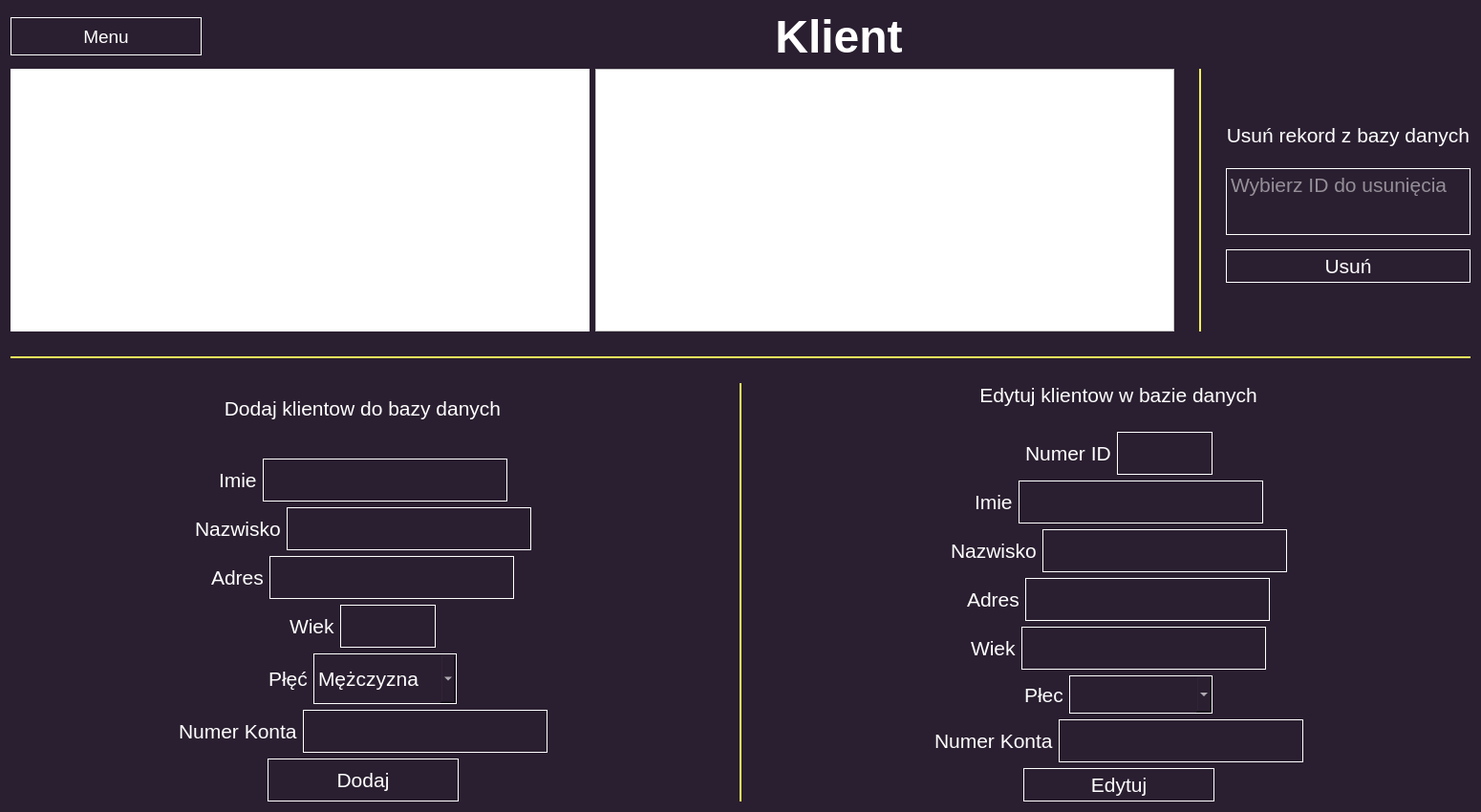
<?xml version="1.0" encoding="UTF-8"?>
<ui version="4.0">
 <class>OknoKlient</class>
 <widget class="QDialog" name="OknoKlient">
  <property name="geometry">
   <rect>
    <x>0</x>
    <y>0</y>
    <width>1550</width>
    <height>850</height>
   </rect>
  </property>
  <property name="minimumSize">
   <size>
    <width>0</width>
    <height>800</height>
   </size>
  </property>
  <property name="windowTitle">
   <string>Dialog</string>
  </property>
  <property name="styleSheet">
   <string notr="true">background-color: rgb(42, 31, 48);
color: white;

</string>
  </property>
  <layout class="QVBoxLayout" name="verticalLayout">
   <item>
    <layout class="QHBoxLayout" name="TytulLayout">
     <item>
      <widget class="QPushButton" name="menuButton">
       <property name="minimumSize">
        <size>
         <width>80</width>
         <height>40</height>
        </size>
       </property>
       <property name="maximumSize">
        <size>
         <width>200</width>
         <height>16777215</height>
        </size>
       </property>
       <property name="font">
        <font>
         <pointsize>14</pointsize>
        </font>
       </property>
       <property name="styleSheet">
        <string notr="true">border: 1px solid white;

cursor: pointer;</string>
       </property>
       <property name="text">
        <string>Menu</string>
       </property>
      </widget>
     </item>
     <item>
      <widget class="QLabel" name="label">
       <property name="minimumSize">
        <size>
         <width>400</width>
         <height>50</height>
        </size>
       </property>
       <property name="font">
        <font>
         <pointsize>36</pointsize>
         <weight>75</weight>
         <bold>true</bold>
        </font>
       </property>
       <property name="autoFillBackground">
        <bool>false</bool>
       </property>
       <property name="text">
        <string>Klient</string>
       </property>
       <property name="alignment">
        <set>Qt::AlignCenter</set>
       </property>
      </widget>
     </item>
    </layout>
   </item>
   <item>
    <layout class="QHBoxLayout" name="WyswietlUsunLayout">
     <item>
      <layout class="QHBoxLayout" name="WyswietlLayout">
       <item>
        <widget class="QListWidget" name="tableKlienci">
         <property name="enabled">
          <bool>true</bool>
         </property>
         <property name="minimumSize">
          <size>
           <width>600</width>
           <height>250</height>
          </size>
         </property>
         <property name="font">
          <font>
           <pointsize>14</pointsize>
          </font>
         </property>
         <property name="styleSheet">
          <string notr="true">color: black;
background-color: white;
text-align: center;
</string>
         </property>
         <property name="frameShape">
          <enum>QFrame::NoFrame</enum>
         </property>
         <property name="verticalScrollBarPolicy">
          <enum>Qt::ScrollBarAsNeeded</enum>
         </property>
         <property name="sizeAdjustPolicy">
          <enum>QAbstractScrollArea::AdjustIgnored</enum>
         </property>
         <property name="alternatingRowColors">
          <bool>false</bool>
         </property>
        </widget>
       </item>
       <item>
        <widget class="QListWidget" name="tableZamowieniaKlientow">
         <property name="minimumSize">
          <size>
           <width>350</width>
           <height>0</height>
          </size>
         </property>
         <property name="styleSheet">
          <string notr="true">color: black;
background-color: white;
text-align: center;
</string>
         </property>
        </widget>
       </item>
      </layout>
     </item>
     <item>
      <spacer name="WyswietlUsunLewySpacer">
       <property name="orientation">
        <enum>Qt::Horizontal</enum>
       </property>
       <property name="sizeType">
        <enum>QSizePolicy::Preferred</enum>
       </property>
       <property name="sizeHint" stdset="0">
        <size>
         <width>20</width>
         <height>20</height>
        </size>
       </property>
      </spacer>
     </item>
     <item>
      <widget class="QGroupBox" name="ZlotaWstawkaWyswietlUsun">
       <property name="minimumSize">
        <size>
         <width>2</width>
         <height>0</height>
        </size>
       </property>
       <property name="maximumSize">
        <size>
         <width>2</width>
         <height>16777215</height>
        </size>
       </property>
       <property name="styleSheet">
        <string notr="true">border: 1px solid rgb(240, 240, 93);</string>
       </property>
       <layout class="QHBoxLayout" name="horizontalLayout_8"/>
      </widget>
     </item>
     <item>
      <spacer name="WyswietlUsunPrawySpacer">
       <property name="orientation">
        <enum>Qt::Horizontal</enum>
       </property>
       <property name="sizeType">
        <enum>QSizePolicy::Preferred</enum>
       </property>
       <property name="sizeHint" stdset="0">
        <size>
         <width>20</width>
         <height>20</height>
        </size>
       </property>
      </spacer>
     </item>
     <item>
      <layout class="QVBoxLayout" name="UsunLabel">
       <item>
        <spacer name="verticalSpacer_2">
         <property name="orientation">
          <enum>Qt::Vertical</enum>
         </property>
         <property name="sizeType">
          <enum>QSizePolicy::Preferred</enum>
         </property>
         <property name="sizeHint" stdset="0">
          <size>
           <width>20</width>
           <height>40</height>
          </size>
         </property>
        </spacer>
       </item>
       <item>
        <widget class="QLabel" name="label_2">
         <property name="maximumSize">
          <size>
           <width>16777215</width>
           <height>40</height>
          </size>
         </property>
         <property name="font">
          <font>
           <pointsize>16</pointsize>
          </font>
         </property>
         <property name="text">
          <string>Usuń rekord z bazy danych</string>
         </property>
         <property name="alignment">
          <set>Qt::AlignCenter</set>
         </property>
        </widget>
       </item>
       <item>
        <widget class="QTextEdit" name="usunId">
         <property name="sizePolicy">
          <sizepolicy hsizetype="Minimum" vsizetype="Fixed">
           <horstretch>0</horstretch>
           <verstretch>0</verstretch>
          </sizepolicy>
         </property>
         <property name="minimumSize">
          <size>
           <width>20</width>
           <height>40</height>
          </size>
         </property>
         <property name="maximumSize">
          <size>
           <width>16777215</width>
           <height>70</height>
          </size>
         </property>
         <property name="font">
          <font>
           <pointsize>16</pointsize>
          </font>
         </property>
         <property name="styleSheet">
          <string notr="true">border: 1px solid white</string>
         </property>
         <property name="placeholderText">
          <string notr="true">Wybierz ID do usunięcia</string>
         </property>
        </widget>
       </item>
       <item>
        <widget class="QPushButton" name="usunButton">
         <property name="sizePolicy">
          <sizepolicy hsizetype="Minimum" vsizetype="Fixed">
           <horstretch>0</horstretch>
           <verstretch>35</verstretch>
          </sizepolicy>
         </property>
         <property name="minimumSize">
          <size>
           <width>0</width>
           <height>35</height>
          </size>
         </property>
         <property name="font">
          <font>
           <pointsize>16</pointsize>
          </font>
         </property>
         <property name="styleSheet">
          <string notr="true">border: 1px solid white;</string>
         </property>
         <property name="text">
          <string>Usuń</string>
         </property>
        </widget>
       </item>
       <item>
        <spacer name="verticalSpacer_3">
         <property name="orientation">
          <enum>Qt::Vertical</enum>
         </property>
         <property name="sizeType">
          <enum>QSizePolicy::Preferred</enum>
         </property>
         <property name="sizeHint" stdset="0">
          <size>
           <width>20</width>
           <height>40</height>
          </size>
         </property>
        </spacer>
       </item>
      </layout>
     </item>
    </layout>
   </item>
   <item>
    <spacer name="WyswietlDodajEdytujGornySpacer">
     <property name="orientation">
      <enum>Qt::Vertical</enum>
     </property>
     <property name="sizeType">
      <enum>QSizePolicy::Preferred</enum>
     </property>
     <property name="sizeHint" stdset="0">
      <size>
       <width>20</width>
       <height>20</height>
      </size>
     </property>
    </spacer>
   </item>
   <item>
    <widget class="QGroupBox" name="ZlotaWstawkaWyswietlDodajEdytuj">
     <property name="maximumSize">
      <size>
       <width>16777215</width>
       <height>2</height>
      </size>
     </property>
     <property name="styleSheet">
      <string notr="true">border: 1px solid rgb(240, 240, 93);</string>
     </property>
     <layout class="QHBoxLayout" name="horizontalLayout_3"/>
    </widget>
   </item>
   <item>
    <spacer name="WyswietlDodajEdytujDolnySpacer">
     <property name="orientation">
      <enum>Qt::Vertical</enum>
     </property>
     <property name="sizeType">
      <enum>QSizePolicy::Preferred</enum>
     </property>
     <property name="sizeHint" stdset="0">
      <size>
       <width>20</width>
       <height>20</height>
      </size>
     </property>
    </spacer>
   </item>
   <item>
    <layout class="QHBoxLayout" name="horizontalLayout_7">
     <item>
      <layout class="QVBoxLayout" name="Wyswietl">
       <item>
        <layout class="QHBoxLayout" name="DodajEdytujLayout">
         <item>
          <layout class="QVBoxLayout" name="DodajLayout">
           <item>
            <widget class="QLabel" name="label_8">
             <property name="font">
              <font>
               <pointsize>16</pointsize>
              </font>
             </property>
             <property name="text">
              <string>Dodaj klientow do bazy danych</string>
             </property>
             <property name="alignment">
              <set>Qt::AlignCenter</set>
             </property>
            </widget>
           </item>
           <item>
            <spacer name="DodajSpacer">
             <property name="orientation">
              <enum>Qt::Vertical</enum>
             </property>
             <property name="sizeType">
              <enum>QSizePolicy::Preferred</enum>
             </property>
             <property name="sizeHint" stdset="0">
              <size>
               <width>20</width>
               <height>20</height>
              </size>
             </property>
            </spacer>
           </item>
           <item>
            <layout class="QHBoxLayout" name="DodaImiLayout">
             <item>
              <spacer name="DodajImieLewySpacer">
               <property name="orientation">
                <enum>Qt::Horizontal</enum>
               </property>
               <property name="sizeHint" stdset="0">
                <size>
                 <width>40</width>
                 <height>20</height>
                </size>
               </property>
              </spacer>
             </item>
             <item>
              <widget class="QLabel" name="DodajImieLabel">
               <property name="font">
                <font>
                 <pointsize>16</pointsize>
                </font>
               </property>
               <property name="text">
                <string>Imie</string>
               </property>
              </widget>
             </item>
             <item>
              <widget class="QTextEdit" name="textEdit">
               <property name="minimumSize">
                <size>
                 <width>200</width>
                 <height>35</height>
                </size>
               </property>
               <property name="maximumSize">
                <size>
                 <width>300</width>
                 <height>45</height>
                </size>
               </property>
               <property name="font">
                <font>
                 <pointsize>16</pointsize>
                </font>
               </property>
               <property name="styleSheet">
                <string notr="true">border: 1px solid white</string>
               </property>
              </widget>
             </item>
             <item>
              <spacer name="DodajImiePrawySpacer">
               <property name="orientation">
                <enum>Qt::Horizontal</enum>
               </property>
               <property name="sizeHint" stdset="0">
                <size>
                 <width>40</width>
                 <height>20</height>
                </size>
               </property>
              </spacer>
             </item>
            </layout>
           </item>
           <item>
            <layout class="QHBoxLayout" name="DodajNazwiskoLayout">
             <item>
              <spacer name="DodajNazwiskoLewySpacer">
               <property name="orientation">
                <enum>Qt::Horizontal</enum>
               </property>
               <property name="sizeHint" stdset="0">
                <size>
                 <width>40</width>
                 <height>20</height>
                </size>
               </property>
              </spacer>
             </item>
             <item>
              <widget class="QLabel" name="DodajNazwiskoLabel">
               <property name="font">
                <font>
                 <pointsize>16</pointsize>
                </font>
               </property>
               <property name="text">
                <string>Nazwisko</string>
               </property>
              </widget>
             </item>
             <item>
              <widget class="QTextEdit" name="textEdit_2">
               <property name="minimumSize">
                <size>
                 <width>200</width>
                 <height>35</height>
                </size>
               </property>
               <property name="maximumSize">
                <size>
                 <width>300</width>
                 <height>45</height>
                </size>
               </property>
               <property name="font">
                <font>
                 <pointsize>16</pointsize>
                </font>
               </property>
               <property name="styleSheet">
                <string notr="true">border: 1px solid white</string>
               </property>
              </widget>
             </item>
             <item>
              <spacer name="DodajNazwiskoPrawySpacer">
               <property name="orientation">
                <enum>Qt::Horizontal</enum>
               </property>
               <property name="sizeHint" stdset="0">
                <size>
                 <width>40</width>
                 <height>20</height>
                </size>
               </property>
              </spacer>
             </item>
            </layout>
           </item>
           <item>
            <layout class="QHBoxLayout" name="DodajAdresLayout">
             <item>
              <spacer name="DodajAdresLewySpacer">
               <property name="orientation">
                <enum>Qt::Horizontal</enum>
               </property>
               <property name="sizeHint" stdset="0">
                <size>
                 <width>40</width>
                 <height>20</height>
                </size>
               </property>
              </spacer>
             </item>
             <item>
              <widget class="QLabel" name="DodarAdresLabel">
               <property name="font">
                <font>
                 <pointsize>16</pointsize>
                </font>
               </property>
               <property name="text">
                <string>Adres</string>
               </property>
              </widget>
             </item>
             <item>
              <widget class="QTextEdit" name="textEdit_5">
               <property name="minimumSize">
                <size>
                 <width>200</width>
                 <height>35</height>
                </size>
               </property>
               <property name="maximumSize">
                <size>
                 <width>300</width>
                 <height>45</height>
                </size>
               </property>
               <property name="font">
                <font>
                 <pointsize>16</pointsize>
                </font>
               </property>
               <property name="styleSheet">
                <string notr="true">border: 1px solid white</string>
               </property>
              </widget>
             </item>
             <item>
              <spacer name="DodajAdresPrawySpacer">
               <property name="orientation">
                <enum>Qt::Horizontal</enum>
               </property>
               <property name="sizeHint" stdset="0">
                <size>
                 <width>40</width>
                 <height>20</height>
                </size>
               </property>
              </spacer>
             </item>
            </layout>
           </item>
           <item>
            <layout class="QHBoxLayout" name="DodajWiekLayout">
             <item>
              <spacer name="DodajWiekLewySpacer">
               <property name="orientation">
                <enum>Qt::Horizontal</enum>
               </property>
               <property name="sizeHint" stdset="0">
                <size>
                 <width>40</width>
                 <height>20</height>
                </size>
               </property>
              </spacer>
             </item>
             <item>
              <widget class="QLabel" name="DodajWiekLabel">
               <property name="font">
                <font>
                 <pointsize>16</pointsize>
                </font>
               </property>
               <property name="text">
                <string>Wiek</string>
               </property>
              </widget>
             </item>
             <item>
              <widget class="QTextEdit" name="textEdit_3">
               <property name="minimumSize">
                <size>
                 <width>50</width>
                 <height>35</height>
                </size>
               </property>
               <property name="maximumSize">
                <size>
                 <width>100</width>
                 <height>45</height>
                </size>
               </property>
               <property name="sizeIncrement">
                <size>
                 <width>0</width>
                 <height>0</height>
                </size>
               </property>
               <property name="font">
                <font>
                 <pointsize>16</pointsize>
                </font>
               </property>
               <property name="styleSheet">
                <string notr="true">border: 1px solid white</string>
               </property>
              </widget>
             </item>
             <item>
              <spacer name="DodajWiekPrawySpacer">
               <property name="orientation">
                <enum>Qt::Horizontal</enum>
               </property>
               <property name="sizeHint" stdset="0">
                <size>
                 <width>40</width>
                 <height>20</height>
                </size>
               </property>
              </spacer>
             </item>
            </layout>
           </item>
           <item>
            <layout class="QHBoxLayout" name="DodajPlecLayout">
             <item>
              <spacer name="DodajPlecLewySpacer">
               <property name="orientation">
                <enum>Qt::Horizontal</enum>
               </property>
               <property name="sizeHint" stdset="0">
                <size>
                 <width>40</width>
                 <height>20</height>
                </size>
               </property>
              </spacer>
             </item>
             <item>
              <widget class="QLabel" name="CodalPlecLabel">
               <property name="font">
                <font>
                 <pointsize>16</pointsize>
                </font>
               </property>
               <property name="text">
                <string>Płęć</string>
               </property>
              </widget>
             </item>
             <item>
              <widget class="QComboBox" name="comboBox">
               <property name="minimumSize">
                <size>
                 <width>150</width>
                 <height>40</height>
                </size>
               </property>
               <property name="maximumSize">
                <size>
                 <width>200</width>
                 <height>70</height>
                </size>
               </property>
               <property name="font">
                <font>
                 <pointsize>16</pointsize>
                </font>
               </property>
               <property name="styleSheet">
                <string notr="true">border: 1px solid white</string>
               </property>
               <item>
                <property name="text">
                 <string>Mężczyzna</string>
                </property>
               </item>
               <item>
                <property name="text">
                 <string>Kobieta</string>
                </property>
               </item>
              </widget>
             </item>
             <item>
              <spacer name="DodajPlecPrawySpacer">
               <property name="orientation">
                <enum>Qt::Horizontal</enum>
               </property>
               <property name="sizeHint" stdset="0">
                <size>
                 <width>40</width>
                 <height>20</height>
                </size>
               </property>
              </spacer>
             </item>
            </layout>
           </item>
           <item>
            <layout class="QHBoxLayout" name="DodajNumerLayout">
             <item>
              <spacer name="DodajNumerLewySpacer">
               <property name="orientation">
                <enum>Qt::Horizontal</enum>
               </property>
               <property name="sizeHint" stdset="0">
                <size>
                 <width>40</width>
                 <height>20</height>
                </size>
               </property>
              </spacer>
             </item>
             <item>
              <widget class="QLabel" name="DodajNumerLabel">
               <property name="font">
                <font>
                 <pointsize>16</pointsize>
                </font>
               </property>
               <property name="text">
                <string>Numer Konta</string>
               </property>
              </widget>
             </item>
             <item>
              <widget class="QTextEdit" name="textEdit_4">
               <property name="minimumSize">
                <size>
                 <width>200</width>
                 <height>35</height>
                </size>
               </property>
               <property name="maximumSize">
                <size>
                 <width>400</width>
                 <height>45</height>
                </size>
               </property>
               <property name="font">
                <font>
                 <pointsize>16</pointsize>
                </font>
               </property>
               <property name="styleSheet">
                <string notr="true">border: 1px solid white</string>
               </property>
              </widget>
             </item>
             <item>
              <spacer name="DodajNumerPrawySpacer">
               <property name="orientation">
                <enum>Qt::Horizontal</enum>
               </property>
               <property name="sizeHint" stdset="0">
                <size>
                 <width>40</width>
                 <height>20</height>
                </size>
               </property>
              </spacer>
             </item>
            </layout>
           </item>
           <item>
            <layout class="QHBoxLayout" name="DodajButtonLayout">
             <item>
              <spacer name="DodajButtonLewySpacer">
               <property name="orientation">
                <enum>Qt::Horizontal</enum>
               </property>
               <property name="sizeHint" stdset="0">
                <size>
                 <width>40</width>
                 <height>20</height>
                </size>
               </property>
              </spacer>
             </item>
             <item>
              <widget class="QPushButton" name="dodajButton">
               <property name="minimumSize">
                <size>
                 <width>200</width>
                 <height>35</height>
                </size>
               </property>
               <property name="maximumSize">
                <size>
                 <width>16777215</width>
                 <height>45</height>
                </size>
               </property>
               <property name="font">
                <font>
                 <pointsize>16</pointsize>
                </font>
               </property>
               <property name="styleSheet">
                <string notr="true">border: 1px solid white;</string>
               </property>
               <property name="text">
                <string>Dodaj</string>
               </property>
              </widget>
             </item>
             <item>
              <spacer name="DodajButtonPrawySpacer">
               <property name="orientation">
                <enum>Qt::Horizontal</enum>
               </property>
               <property name="sizeHint" stdset="0">
                <size>
                 <width>40</width>
                 <height>20</height>
                </size>
               </property>
              </spacer>
             </item>
            </layout>
           </item>
          </layout>
         </item>
         <item>
          <spacer name="DodajEdytujLewySpacer">
           <property name="orientation">
            <enum>Qt::Horizontal</enum>
           </property>
           <property name="sizeType">
            <enum>QSizePolicy::Preferred</enum>
           </property>
           <property name="sizeHint" stdset="0">
            <size>
             <width>20</width>
             <height>20</height>
            </size>
           </property>
          </spacer>
         </item>
         <item>
          <widget class="QGroupBox" name="ZlotaWstawkaDodajEdytuj">
           <property name="maximumSize">
            <size>
             <width>2</width>
             <height>16777215</height>
            </size>
           </property>
           <property name="styleSheet">
            <string notr="true">border: 1px solid rgb(240, 240, 93);</string>
           </property>
           <layout class="QHBoxLayout" name="horizontalLayout_2"/>
          </widget>
         </item>
         <item>
          <spacer name="DodajEdytujPrawySpacer">
           <property name="orientation">
            <enum>Qt::Horizontal</enum>
           </property>
           <property name="sizeType">
            <enum>QSizePolicy::Preferred</enum>
           </property>
           <property name="sizeHint" stdset="0">
            <size>
             <width>20</width>
             <height>20</height>
            </size>
           </property>
          </spacer>
         </item>
         <item>
          <layout class="QVBoxLayout" name="EdytujLauout">
           <item>
            <widget class="QLabel" name="EdytujTytul">
             <property name="font">
              <font>
               <pointsize>16</pointsize>
              </font>
             </property>
             <property name="text">
              <string>Edytuj klientow w bazie danych</string>
             </property>
             <property name="alignment">
              <set>Qt::AlignCenter</set>
             </property>
            </widget>
           </item>
           <item>
            <spacer name="EdytujSpacer">
             <property name="orientation">
              <enum>Qt::Vertical</enum>
             </property>
             <property name="sizeType">
              <enum>QSizePolicy::Preferred</enum>
             </property>
             <property name="sizeHint" stdset="0">
              <size>
               <width>20</width>
               <height>20</height>
              </size>
             </property>
            </spacer>
           </item>
           <item>
            <layout class="QHBoxLayout" name="EdytujIdLayout">
             <item>
              <spacer name="EdytujIdLewySpacer">
               <property name="orientation">
                <enum>Qt::Horizontal</enum>
               </property>
               <property name="sizeHint" stdset="0">
                <size>
                 <width>40</width>
                 <height>20</height>
                </size>
               </property>
              </spacer>
             </item>
             <item>
              <widget class="QLabel" name="EdytujIdLabel">
               <property name="font">
                <font>
                 <pointsize>16</pointsize>
                </font>
               </property>
               <property name="text">
                <string>Numer ID</string>
               </property>
              </widget>
             </item>
             <item>
              <widget class="QTextEdit" name="EdytujID">
               <property name="minimumSize">
                <size>
                 <width>50</width>
                 <height>35</height>
                </size>
               </property>
               <property name="maximumSize">
                <size>
                 <width>100</width>
                 <height>45</height>
                </size>
               </property>
               <property name="font">
                <font>
                 <pointsize>16</pointsize>
                </font>
               </property>
               <property name="styleSheet">
                <string notr="true">border: 1px solid white</string>
               </property>
              </widget>
             </item>
             <item>
              <spacer name="EdytujIDPrawySpacer">
               <property name="orientation">
                <enum>Qt::Horizontal</enum>
               </property>
               <property name="sizeHint" stdset="0">
                <size>
                 <width>40</width>
                 <height>20</height>
                </size>
               </property>
              </spacer>
             </item>
            </layout>
           </item>
           <item>
            <layout class="QHBoxLayout" name="EdytujImieLayout">
             <item>
              <spacer name="EdytujImieLewySpacer">
               <property name="orientation">
                <enum>Qt::Horizontal</enum>
               </property>
               <property name="sizeHint" stdset="0">
                <size>
                 <width>40</width>
                 <height>20</height>
                </size>
               </property>
              </spacer>
             </item>
             <item>
              <widget class="QLabel" name="EdytujImieLabel">
               <property name="font">
                <font>
                 <pointsize>16</pointsize>
                </font>
               </property>
               <property name="text">
                <string>Imie</string>
               </property>
              </widget>
             </item>
             <item>
              <widget class="QTextEdit" name="EdytujImie">
               <property name="minimumSize">
                <size>
                 <width>0</width>
                 <height>35</height>
                </size>
               </property>
               <property name="maximumSize">
                <size>
                 <width>300</width>
                 <height>45</height>
                </size>
               </property>
               <property name="font">
                <font>
                 <pointsize>16</pointsize>
                </font>
               </property>
               <property name="styleSheet">
                <string notr="true">border: 1px solid white</string>
               </property>
              </widget>
             </item>
             <item>
              <spacer name="EdytujImiePrawySpacer">
               <property name="orientation">
                <enum>Qt::Horizontal</enum>
               </property>
               <property name="sizeHint" stdset="0">
                <size>
                 <width>40</width>
                 <height>20</height>
                </size>
               </property>
              </spacer>
             </item>
            </layout>
           </item>
           <item>
            <layout class="QHBoxLayout" name="EdytujNazwiskoLayout">
             <item>
              <spacer name="EdytujNazwiskoLewySpacer">
               <property name="orientation">
                <enum>Qt::Horizontal</enum>
               </property>
               <property name="sizeHint" stdset="0">
                <size>
                 <width>40</width>
                 <height>20</height>
                </size>
               </property>
              </spacer>
             </item>
             <item>
              <widget class="QLabel" name="EdytujNazwiskoLabel">
               <property name="font">
                <font>
                 <pointsize>16</pointsize>
                </font>
               </property>
               <property name="text">
                <string>Nazwisko</string>
               </property>
              </widget>
             </item>
             <item>
              <widget class="QTextEdit" name="EdytujNazwisko">
               <property name="minimumSize">
                <size>
                 <width>0</width>
                 <height>35</height>
                </size>
               </property>
               <property name="maximumSize">
                <size>
                 <width>300</width>
                 <height>45</height>
                </size>
               </property>
               <property name="font">
                <font>
                 <pointsize>16</pointsize>
                </font>
               </property>
               <property name="styleSheet">
                <string notr="true">border: 1px solid white</string>
               </property>
              </widget>
             </item>
             <item>
              <spacer name="EdytujNazwiskoPrawySpacer">
               <property name="orientation">
                <enum>Qt::Horizontal</enum>
               </property>
               <property name="sizeHint" stdset="0">
                <size>
                 <width>40</width>
                 <height>20</height>
                </size>
               </property>
              </spacer>
             </item>
            </layout>
           </item>
           <item>
            <layout class="QHBoxLayout" name="EdytujAdresLayout">
             <item>
              <spacer name="EdytujAdresLewySpacer">
               <property name="orientation">
                <enum>Qt::Horizontal</enum>
               </property>
               <property name="sizeHint" stdset="0">
                <size>
                 <width>40</width>
                 <height>20</height>
                </size>
               </property>
              </spacer>
             </item>
             <item>
              <widget class="QLabel" name="EdytujAdresLabel">
               <property name="font">
                <font>
                 <pointsize>16</pointsize>
                </font>
               </property>
               <property name="text">
                <string>Adres</string>
               </property>
              </widget>
             </item>
             <item>
              <widget class="QTextEdit" name="EdytujAdres">
               <property name="minimumSize">
                <size>
                 <width>0</width>
                 <height>35</height>
                </size>
               </property>
               <property name="maximumSize">
                <size>
                 <width>300</width>
                 <height>45</height>
                </size>
               </property>
               <property name="font">
                <font>
                 <pointsize>16</pointsize>
                </font>
               </property>
               <property name="styleSheet">
                <string notr="true">border: 1px solid white</string>
               </property>
              </widget>
             </item>
             <item>
              <spacer name="EdytujAdresPrawySpacer">
               <property name="orientation">
                <enum>Qt::Horizontal</enum>
               </property>
               <property name="sizeHint" stdset="0">
                <size>
                 <width>40</width>
                 <height>20</height>
                </size>
               </property>
              </spacer>
             </item>
            </layout>
           </item>
           <item>
            <layout class="QHBoxLayout" name="EdytujWiekLayout">
             <item>
              <spacer name="EdytujWiekLewySpacer">
               <property name="orientation">
                <enum>Qt::Horizontal</enum>
               </property>
               <property name="sizeHint" stdset="0">
                <size>
                 <width>40</width>
                 <height>20</height>
                </size>
               </property>
              </spacer>
             </item>
             <item>
              <widget class="QLabel" name="EdytujWiekLabel">
               <property name="font">
                <font>
                 <pointsize>16</pointsize>
                </font>
               </property>
               <property name="text">
                <string>Wiek</string>
               </property>
              </widget>
             </item>
             <item>
              <widget class="QTextEdit" name="EdytujWiek">
               <property name="minimumSize">
                <size>
                 <width>0</width>
                 <height>35</height>
                </size>
               </property>
               <property name="maximumSize">
                <size>
                 <width>300</width>
                 <height>45</height>
                </size>
               </property>
               <property name="font">
                <font>
                 <pointsize>16</pointsize>
                </font>
               </property>
               <property name="styleSheet">
                <string notr="true">border: 1px solid white</string>
               </property>
              </widget>
             </item>
             <item>
              <spacer name="EdytujWiekPrawySpacer">
               <property name="orientation">
                <enum>Qt::Horizontal</enum>
               </property>
               <property name="sizeHint" stdset="0">
                <size>
                 <width>40</width>
                 <height>20</height>
                </size>
               </property>
              </spacer>
             </item>
            </layout>
           </item>
           <item>
            <layout class="QHBoxLayout" name="EdytujPlecLayout">
             <item>
              <spacer name="EdytujPlecLewySpacer">
               <property name="orientation">
                <enum>Qt::Horizontal</enum>
               </property>
               <property name="sizeHint" stdset="0">
                <size>
                 <width>40</width>
                 <height>20</height>
                </size>
               </property>
              </spacer>
             </item>
             <item>
              <widget class="QLabel" name="EdytujWiekLabel_2">
               <property name="font">
                <font>
                 <pointsize>16</pointsize>
                </font>
               </property>
               <property name="text">
                <string>Płec</string>
               </property>
              </widget>
             </item>
             <item>
              <widget class="QComboBox" name="EdytujPlec">
               <property name="minimumSize">
                <size>
                 <width>150</width>
                 <height>40</height>
                </size>
               </property>
               <property name="maximumSize">
                <size>
                 <width>200</width>
                 <height>70</height>
                </size>
               </property>
               <property name="font">
                <font>
                 <pointsize>16</pointsize>
                </font>
               </property>
               <property name="styleSheet">
                <string notr="true">border: 1px solid white</string>
               </property>
              </widget>
             </item>
             <item>
              <spacer name="EdytujPlecPrawySpacer">
               <property name="orientation">
                <enum>Qt::Horizontal</enum>
               </property>
               <property name="sizeHint" stdset="0">
                <size>
                 <width>40</width>
                 <height>20</height>
                </size>
               </property>
              </spacer>
             </item>
            </layout>
           </item>
           <item>
            <layout class="QHBoxLayout" name="EdytujNumerLayout">
             <item>
              <spacer name="EdytujNumerLewySpacer">
               <property name="orientation">
                <enum>Qt::Horizontal</enum>
               </property>
               <property name="sizeHint" stdset="0">
                <size>
                 <width>40</width>
                 <height>20</height>
                </size>
               </property>
              </spacer>
             </item>
             <item>
              <widget class="QLabel" name="EdytujNumerLabel">
               <property name="font">
                <font>
                 <pointsize>16</pointsize>
                </font>
               </property>
               <property name="text">
                <string>Numer Konta</string>
               </property>
              </widget>
             </item>
             <item>
              <widget class="QTextEdit" name="EdytujNumerKonta">
               <property name="minimumSize">
                <size>
                 <width>0</width>
                 <height>35</height>
                </size>
               </property>
               <property name="maximumSize">
                <size>
                 <width>300</width>
                 <height>45</height>
                </size>
               </property>
               <property name="font">
                <font>
                 <pointsize>16</pointsize>
                </font>
               </property>
               <property name="styleSheet">
                <string notr="true">border: 1px solid white</string>
               </property>
              </widget>
             </item>
             <item>
              <spacer name="EdytujNumerPrawySpacer">
               <property name="orientation">
                <enum>Qt::Horizontal</enum>
               </property>
               <property name="sizeHint" stdset="0">
                <size>
                 <width>40</width>
                 <height>20</height>
                </size>
               </property>
              </spacer>
             </item>
            </layout>
           </item>
           <item>
            <layout class="QHBoxLayout" name="EdytujButtonLayout">
             <item>
              <spacer name="EdytujButtonLewySpacer">
               <property name="orientation">
                <enum>Qt::Horizontal</enum>
               </property>
               <property name="sizeHint" stdset="0">
                <size>
                 <width>40</width>
                 <height>20</height>
                </size>
               </property>
              </spacer>
             </item>
             <item>
              <widget class="QPushButton" name="EdytujButton">
               <property name="minimumSize">
                <size>
                 <width>200</width>
                 <height>35</height>
                </size>
               </property>
               <property name="maximumSize">
                <size>
                 <width>16777215</width>
                 <height>45</height>
                </size>
               </property>
               <property name="font">
                <font>
                 <pointsize>16</pointsize>
                </font>
               </property>
               <property name="styleSheet">
                <string notr="true">border: 1px solid white</string>
               </property>
               <property name="text">
                <string>Edytuj</string>
               </property>
              </widget>
             </item>
             <item>
              <spacer name="EdytujPButtonPrawySpacer">
               <property name="orientation">
                <enum>Qt::Horizontal</enum>
               </property>
               <property name="sizeHint" stdset="0">
                <size>
                 <width>40</width>
                 <height>20</height>
                </size>
               </property>
              </spacer>
             </item>
            </layout>
           </item>
          </layout>
         </item>
        </layout>
       </item>
      </layout>
     </item>
    </layout>
   </item>
  </layout>
  <zorder></zorder>
  <zorder>horizontalLayoutWidget</zorder>
  <zorder>horizontalLayoutWidget_2</zorder>
  <zorder>ZlotaWstawkaWyswietlDodajEdytuj</zorder>
  <zorder>WyswietlDodajEdytujDolnySpacer</zorder>
  <zorder>WyswietlDodajEdytujGornySpacer</zorder>
 </widget>
 <resources/>
 <connections/>
</ui>
